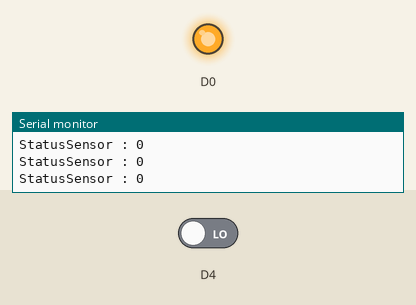
Recording of a sketch running on a simulated ESP8266 (NodeMCU). Shown: output pins drawn as LEDs (lit = HIGH), the last lines printed to the serial monitor. The inputs (shaded band) are chosen by the test bench; at power-on: D4 LOW.

Above: at 1.2 s.
1.3 s: D4 driven HIGH
At 1.7 s:
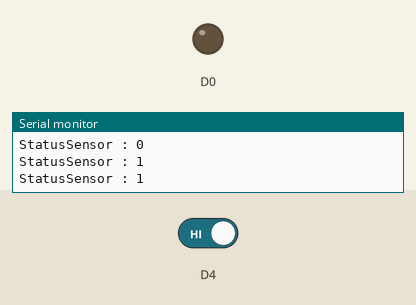
2.9 s: D4 driven LOW
At 4.1 s:
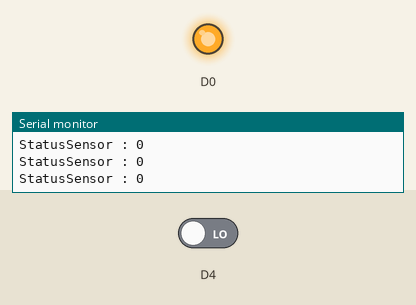
Timing chart, 0 to 5.9 s (numbered marks = the images above; inputs shaded):
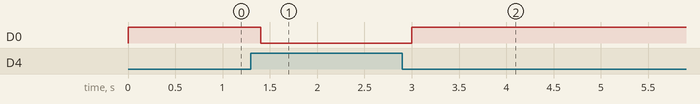

The sketch:

Rain_Sensor.ino
```cpp
int statusSensor  = 0;
void setup() {
  Serial.begin(9600);
  Serial.println("Micro Project Thailand ~^.^~ ");
  pinMode(D4, INPUT);
  pinMode(D0, OUTPUT);
}

void loop() {
  // put your main code here, to run repeatedly:
  statusSensor = digitalRead(D4);

  Serial.print("StatusSensor : "); Serial.println(statusSensor);

  if (statusSensor == 1) {
    digitalWrite(D0 , LOW);
  }
  else if (statusSensor == 0) {
    digitalWrite(D0 , HIGH);

  }

  delay(200);
}
```

Measured:
- after the input at 1.3 s, D0: HIGH → LOW after 0.10 s
- after the input at 2.9 s, D0: LOW → HIGH after 0.10 s
